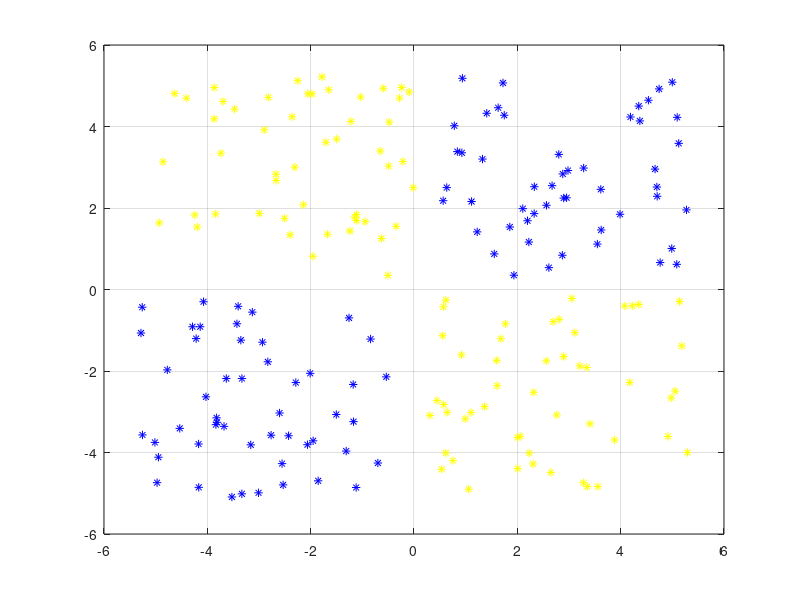

Recreate this plot in MATLAB.
% Generate xor-like data as in the tensorflow playground example
% Size of each data cloud
squaresize = 5;
% Space between each data cloud
margin = 0.3;
%Number of points in each data cloud
numpts = 50;
xordata = zeros(numpts*4,2);
x1 = (rand(numpts,2).*squaresize) + margin;
x2 = (rand(numpts,2).*squaresize) + margin;
x2(:,2) = x2(:,2) - squaresize - margin;
x3 = (rand(numpts,2).*squaresize) + margin;
x3(:,1) = x3(:,1) - squaresize - margin;
x4 = (rand(numpts,2).*squaresize)- squaresize - margin;

%Plot the data
figure
plot(x1(:,1),x1(:,2),'b*');
hold on;
plot(x2(:,1),x2(:,2),'y*');
plot(x3(:,1),x3(:,2),'y*');
plot(x4(:,1),x4(:,2),'b*');
grid;

xordata = [x1; x2; x3; x4];
% labels = [zeros(numpts,1), ones(numpts,1); 
%     ones(numpts,1), zeros(numpts,1); 
%     zeros(numpts,1),ones(numpts,1); 
%     ones(numpts,1), zeros(numpts,1)];

labels = [zeros(numpts,1);
    ones(numpts,1);
    zeros(numpts,1); 
    ones(numpts,1)];

save("xordata.mat", "xordata", "labels")



